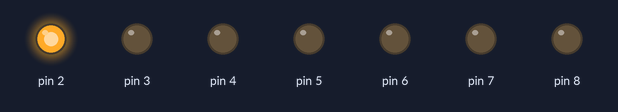
Bench run of a sketch on a simulated Arduino Uno, built with avr-gcc and run on an emulated ATmega328P. Parts: output pins drawn as LEDs (lit = HIGH).

Above: at 0.15 s.
At 0.75 s:
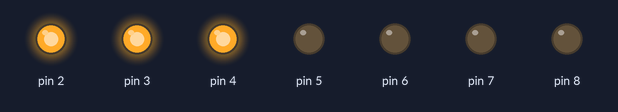
At 1.05 s:
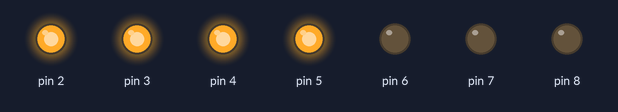
At 1.95 s:
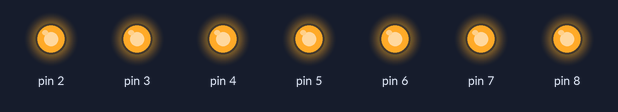
At 3.55 s:
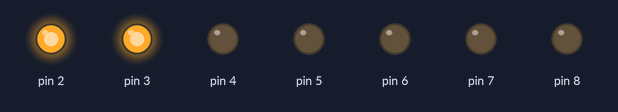
At 5.7 s:
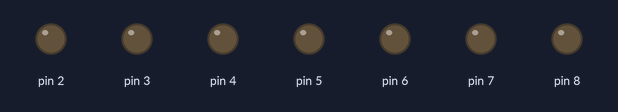
Timing chart, 0 to 7.1 s (numbered marks = the images above):
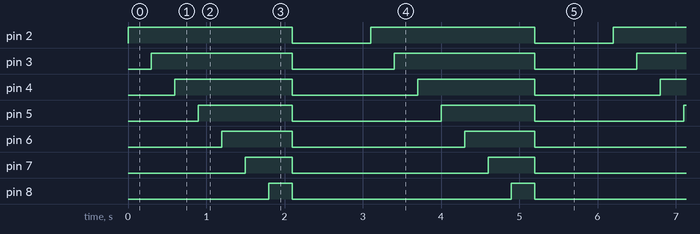

The sketch:

LED_BLINKING.ino
```cpp
void setup() {
  pinMode(2,OUTPUT);
  pinMode(3,OUTPUT);
  pinMode(4,OUTPUT);
  pinMode(5,OUTPUT);
  pinMode(6,OUTPUT);
  pinMode(7,OUTPUT);
  pinMode(8,OUTPUT);

}

void loop() {
  digitalWrite(2,HIGH);
  delay(300);
  digitalWrite(3,HIGH);
  delay(300);
  digitalWrite(4,HIGH);
  delay(300);
  digitalWrite(5,HIGH);
  delay(300);
  digitalWrite(6,HIGH);
  delay(300);
  digitalWrite(7,HIGH);
  delay(300);
  digitalWrite(8,HIGH);
  delay(300);


  digitalWrite(2,LOW);
  digitalWrite(3,LOW);
  digitalWrite(4,LOW);
  digitalWrite(5,LOW);
  digitalWrite(6,LOW);
  digitalWrite(7,LOW);
  digitalWrite(8,LOW);
  delay(1000);
}


  ///////////////////


//void setup() {
//  pinMode(2,OUTPUT);
//  pinMode(3,OUTPUT);
//  pinMode(4,OUTPUT);
//  pinMode(5,OUTPUT);
//  pinMode(6,OUTPUT);
//  pinMode(7,OUTPUT);
//  pinMode(8,OUTPUT);
//  pinMode(9,OUTPUT);
//
//}
//
//void loop() {
//  digitalWrite(2,HIGH);
//  digitalWrite(3,HIGH);
//  delay(300);
//  digitalWrite(4,HIGH);
//  digitalWrite(5,HIGH);
//  delay(300);
//  digitalWrite(6,HIGH);
//  digitalWrite(7,HIGH);
//  delay(300);
//  digitalWrite(8,HIGH);
//  digitalWrite(9,HIGH);
//  delay(300);
//
//
//
//
//  digitalWrite(2,LOW);
//  digitalWrite(3,LOW);
//  digitalWrite(4,LOW);
//  digitalWrite(5,LOW);
//  digitalWrite(6,LOW);
//  digitalWrite(7,LOW);
//  digitalWrite(8,LOW);
//  digitalWrite(9,LOW);
//  delay(500);
//
//  digitalWrite(9,HIGH);
//  digitalWrite(8,HIGH);
//  delay(300);
//  digitalWrite(7,HIGH);
//  digitalWrite(6,HIGH);
//  delay(300);
//  digitalWrite(5,HIGH);
//  digitalWrite(4,HIGH);
//  delay(300);
//  digitalWrite(3,HIGH);
//  digitalWrite(2,HIGH);
//  delay(300);
//
//
//
//
//  digitalWrite(2,LOW);
//  digitalWrite(3,LOW);
//  digitalWrite(4,LOW);
//  digitalWrite(5,LOW);
//  digitalWrite(6,LOW);
//  digitalWrite(7,LOW);
//  digitalWrite(8,LOW);
//  digitalWrite(9,LOW);
//  delay(500);
//}
```

Measured:
- by itself, pin 2: alternates HIGH for 2.1 s and LOW for 1.0 s
- by itself, pin 3: alternates HIGH for 1.8 s and LOW for 1.3 s
- by itself, pin 4: alternates HIGH for 1.5 s and LOW for 1.6 s
- by itself, pin 5: alternates HIGH for 1.2 s and LOW for 1.9 s
- by itself, pin 6: alternates HIGH for 0.90 s and LOW for 2.2 s
- by itself, pin 7: alternates HIGH for 0.60 s and LOW for 2.5 s
- by itself, pin 8: alternates HIGH for 0.30 s and LOW for 2.8 s
